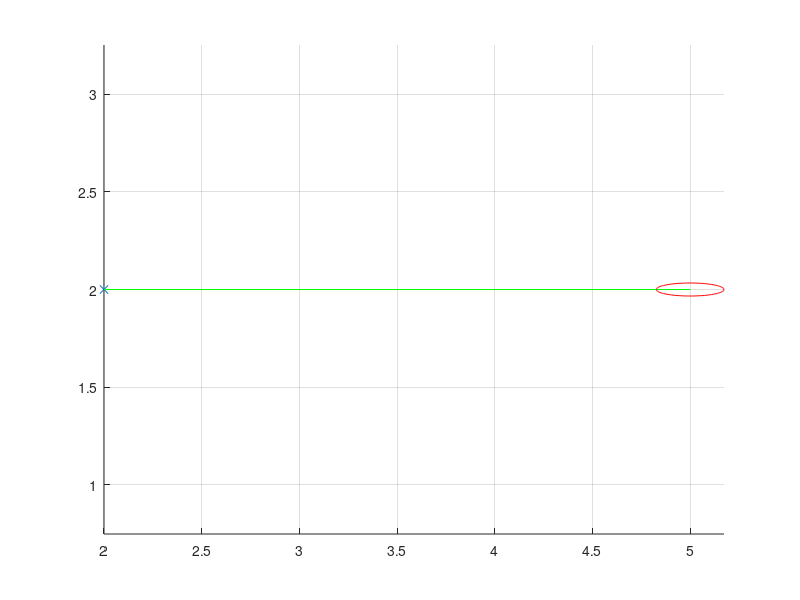
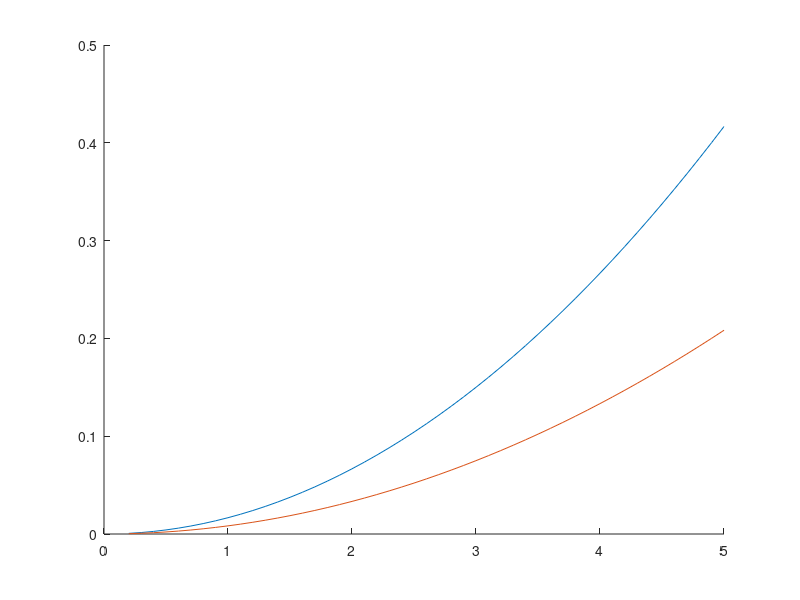

These charts were generated, in order, by the following MATLAB code:
clear;
close all;

% robot position and landmark observation
r = [2, 2];
z = [3,0];
l = [(r(1) + z(1)*cos(z(2))), (r(2) + z(1)*sin(z(2)))];

k = 0.5;

% covariance initialization
P = zeros(2,2);
P(1,1) = ((z(1)^2 / (0.12 * 500)) * 0.2);
P(2,2) = 0.01 / (z(1)^2);
P(1,2) = 0;
P(2,1) = 0;

figure(2)
hold on
x = 0.2:0.1:5;
plot(x,x.^2 / ((0.12 * 500)) * 1);
plot(x,(x.^2 / ((0.12 * 500)) * 1) * k);

R = [cos(z(2)), -sin(z(2));
     sin(z(2)), +cos(z(2))];

P = R*P*R';
     
% eigen decomposition of matrix P
a = P(1,1);
b = P(1,2);
c = P(2,2);

lambda_1 = (a + c) / 2 + sqrt(((a-c)/2)^2 + b^2);
lambda_2 = (a + c) / 2 - sqrt(((a-c)/2)^2 + b^2);

if b == 0 && a >= c 
    th = 0;
elseif b == 0 && a < c
    th = pi/2;
else
    th = atan2(lambda_1 - a, b);
end

std_x = sqrt(lambda_1);
std_y = sqrt(lambda_2);

% draw ellipse
t = linspace(0,2*pi);
x = l(1) + std_x * cos(th) * cos(t) - std_y * sin(th) * sin(t);
y = l(2) + std_x * sin(th) * cos(t) + std_y * cos(th) * sin(t);

figure(1);
hold on;
grid on;
axis equal;

plot(r(1), r(2), 'x');
plot([r(1), l(1)], [r(2), l(2)], 'g');
plot(x, y, 'r');